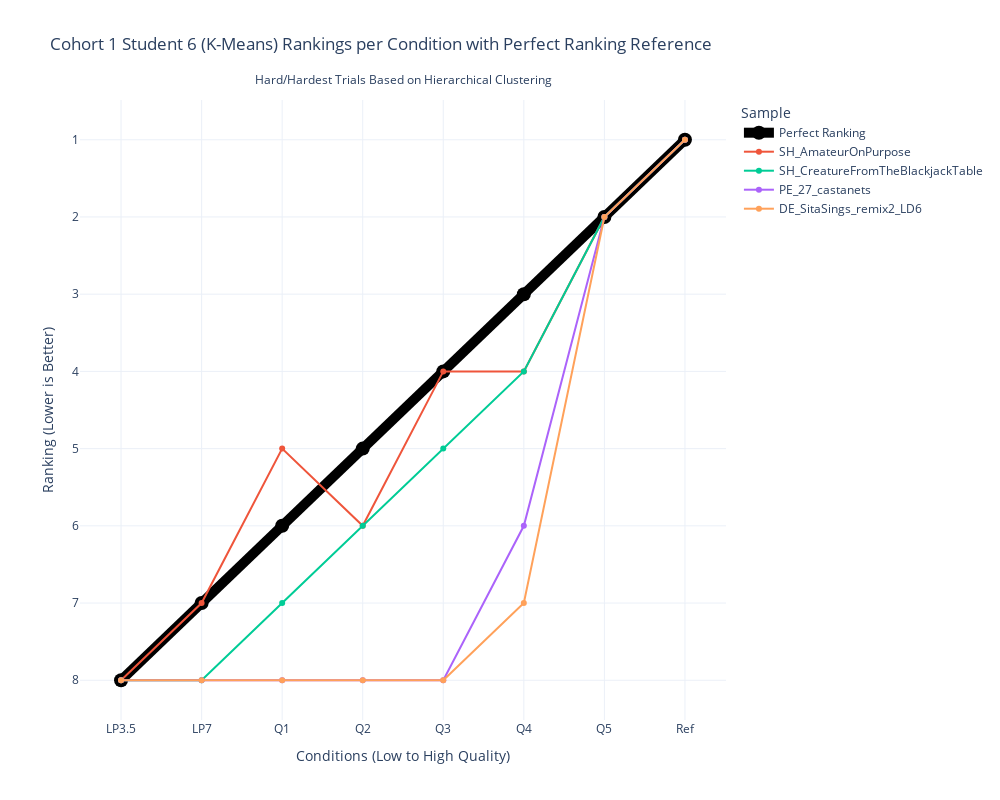

The notebook cell saved with this chart:
### Code cell
# Spaghetti plot for Cohort 1 Student 6 rankings

# Reshape rankings data for Plotly
BSU1_6_rankings_df = pd.DataFrame(reversed_BSU1_6_rankings_hard_hardest, columns=conditions)
BSU1_6_rankings_df['Sample'] = items[hard_hardest_trial_indices]

# Melt dataframe for better visualization
BSU1_6_rankings_df_melted = BSU1_6_rankings_df.melt(id_vars=['Sample'], var_name='Condition', value_name='Ranking')
BSU1_6_rankings_df_melted = pd.concat([perfect_df, BSU1_6_rankings_df_melted])

# Create plot
fig = px.line(BSU1_6_rankings_df_melted, x='Condition', y='Ranking', color='Sample', markers=True,
              title="Cohort 1 Student 6 (K-Means) Rankings per Condition with Perfect Ranking Reference",
              labels={"Ranking": "Ranking (Lower is Better)", "Condition": "Conditions (Low to High Quality)"},
              template="plotly_white")

# Adjust figure dimensions
fig.update_layout(width=1000, height=800)

# Invert y-axis (lower ranks at top)
fig.update_yaxes(autorange="reversed")

# Modify the "Perfect Ranking" line to be more visible
fig.update_traces(
    selector=dict(name="Perfect Ranking"),
    line=dict(width=10, color='black'),
    marker=dict(size=14, color='black')
)

# Add subtitle
fig.update_layout(
    annotations=[
        dict(
            text="Hard/Hardest Trials Based on Hierarchical Clustering",
            x=0.5,
            y=1.05,
            xref="paper",
            yref="paper",
            showarrow=False,
            font=dict(size=12)
        )
    ]
)

# Show figure
fig.show()

### Figure 1 — Plotly figure (JSON) as saved in the notebook; plotly's stock layout.template omitted (floating-point values rounded to 4 significant figures)
{"data": [{"hovertemplate": "Sample=Perfect Ranking<br>Conditions (Low to High Quality)=%{x}<br>Ranking (Lower is Better)=%{y}<extra></extra>", "legendgroup": "Perfect Ranking", "line": {"color": "black", "dash": "solid", "width": 10}, "marker": {"color": "black", "size": 14, "symbol": "circle"}, "mode": "lines+markers", "name": "Perfect Ranking", "orientation": "v", "showlegend": true, "type": "scatter", "x": ["LP3.5", "LP7", "Q1", "Q2", "Q3", "Q4", "Q5", "Ref"], "xaxis": "x", "y": [8, 7, 6, 5, 4, 3, 2, 1], "yaxis": "y"}, {"hovertemplate": "Sample=SH_AmateurOnPurpose<br>Conditions (Low to High Quality)=%{x}<br>Ranking (Lower is Better)=%{y}<extra></extra>", "legendgroup": "SH_AmateurOnPurpose", "line": {"color": "#EF553B", "dash": "solid"}, "marker": {"symbol": "circle"}, "mode": "lines+markers", "name": "SH_AmateurOnPurpose", "orientation": "v", "showlegend": true, "type": "scatter", "x": ["LP3.5", "LP7", "Q1", "Q2", "Q3", "Q4", "Q5", "Ref"], "xaxis": "x", "y": [8, 7, 5, 6, 4, 4, 2, 1], "yaxis": "y"}, {"hovertemplate": "Sample=SH_CreatureFromTheBlackjackTable<br>Conditions (Low to High Quality)=%{x}<br>Ranking (Lower is Better)=%{y}<extra></extra>", "legendgroup": "SH_CreatureFromTheBlackjackTable", "line": {"color": "#00cc96", "dash": "solid"}, "marker": {"symbol": "circle"}, "mode": "lines+markers", "name": "SH_CreatureFromTheBlackjackTable", "orientation": "v", "showlegend": true, "type": "scatter", "x": ["LP3.5", "LP7", "Q1", "Q2", "Q3", "Q4", "Q5", "Ref"], "xaxis": "x", "y": [8, 8, 7, 6, 5, 4, 2, 1], "yaxis": "y"}, {"hovertemplate": "Sample=PE_27_castanets<br>Conditions (Low to High Quality)=%{x}<br>Ranking (Lower is Better)=%{y}<extra></extra>", "legendgroup": "PE_27_castanets", "line": {"color": "#ab63fa", "dash": "solid"}, "marker": {"symbol": "circle"}, "mode": "lines+markers", "name": "PE_27_castanets", "orientation": "v", "showlegend": true, "type": "scatter", "x": ["LP3.5", "LP7", "Q1", "Q2", "Q3", "Q4", "Q5", "Ref"], "xaxis": "x", "y": [8, 8, 8, 8, 8, 6, 2, 1], "yaxis": "y"}, {"hovertemplate": "Sample=DE_SitaSings_remix2_LD6<br>Conditions (Low to High Quality)=%{x}<br>Ranking (Lower is Better)=%{y}<extra></extra>", "legendgroup": "DE_SitaSings_remix2_LD6", "line": {"color": "#FFA15A", "dash": "solid"}, "marker": {"symbol": "circle"}, "mode": "lines+markers", "name": "DE_SitaSings_remix2_LD6", "orientation": "v", "showlegend": true, "type": "scatter", "x": ["LP3.5", "LP7", "Q1", "Q2", "Q3", "Q4", "Q5", "Ref"], "xaxis": "x", "y": [8, 8, 8, 8, 8, 7, 2, 1], "yaxis": "y"}], "layout": {"annotations": [{"font": {"size": 12}, "showarrow": false, "text": "Hard/Hardest Trials Based on Hierarchical Clustering", "x": 0.5, "xref": "paper", "y": 1.05, "yref": "paper"}], "height": 800, "legend": {"title": {"text": "Sample"}, "tracegroupgap": 0}, "title": {"text": "Cohort 1 Student 6 (K-Means) Rankings per Condition with Perfect Ranking Reference"}, "width": 1000, "xaxis": {"anchor": "y", "domain": [0, 1], "title": {"text": "Conditions (Low to High Quality)"}}, "yaxis": {"anchor": "x", "autorange": "reversed", "domain": [0, 1], "title": {"text": "Ranking (Lower is Better)"}}}}
